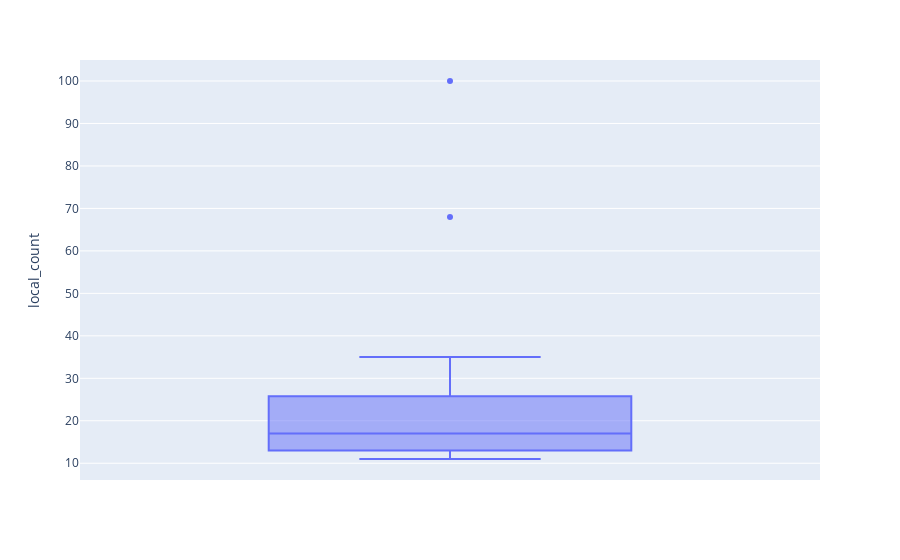

This figure's notebook cell:
### Code cell
c_neg_local_retweet[['local_count']] = c_neg_local_retweet[['local_count']].astype(int)
sub_neg_local_retweet = c_neg_local_retweet[c_neg_local_retweet['local_count'] > 10]
fig = px.box(sub_neg_local_retweet, y="local_count")
fig.show()

### Figure 1 — Plotly figure (JSON) as saved in the notebook; plotly's stock layout.template omitted (floating-point values rounded to 4 significant figures)
{"data": [{"alignmentgroup": "True", "hovertemplate": "local_count=%{y}<extra></extra>", "legendgroup": "", "marker": {"color": "#636efa"}, "name": "", "notched": false, "offsetgroup": "", "orientation": "v", "showlegend": false, "type": "box", "x0": " ", "xaxis": "x", "y": [100, 68, 35, 31, 31, 24, 23, 19, 19, 18, 17, 17, 15, 14, 14, 13, 13, 12, 12, 11, 11], "y0": " ", "yaxis": "y"}], "layout": {"autosize": true, "boxmode": "group", "legend": {"tracegroupgap": 0}, "margin": {"t": 60}, "xaxis": {"anchor": "y", "autorange": true, "domain": [0, 1], "range": [-0.5, 0.5], "type": "category"}, "yaxis": {"anchor": "x", "autorange": true, "domain": [0, 1], "range": [6.056, 104.9], "title": {"text": "local_count"}, "type": "linear"}}}
